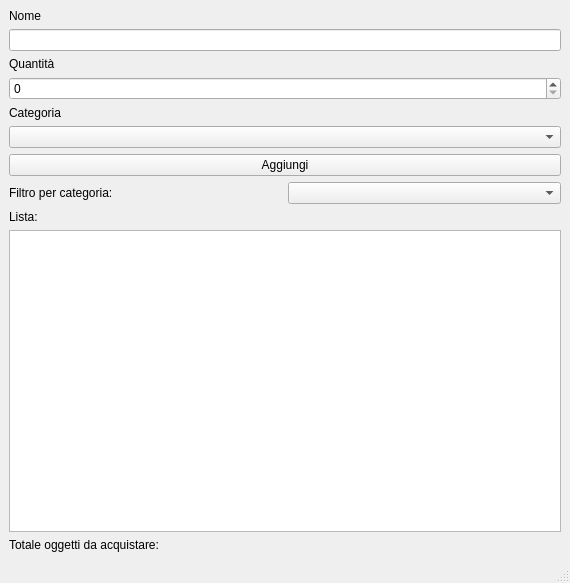
<?xml version="1.0" encoding="UTF-8"?>
<ui version="4.0">
 <class>MainWindow</class>
 <widget class="QMainWindow" name="MainWindow">
  <property name="geometry">
   <rect>
    <x>0</x>
    <y>0</y>
    <width>570</width>
    <height>583</height>
   </rect>
  </property>
  <property name="windowTitle">
   <string>MainWindow</string>
  </property>
  <widget class="QWidget" name="centralwidget">
   <layout class="QVBoxLayout" name="verticalLayout_7">
    <item>
     <layout class="QGridLayout" name="gridLayout">
      <item row="0" column="0">
       <layout class="QVBoxLayout" name="verticalLayout_6">
        <item>
         <layout class="QVBoxLayout" name="verticalLayout">
          <item>
           <widget class="QLabel" name="label">
            <property name="text">
             <string>Nome</string>
            </property>
           </widget>
          </item>
          <item>
           <widget class="QLineEdit" name="lineEditNome"/>
          </item>
         </layout>
        </item>
        <item>
         <layout class="QVBoxLayout" name="verticalLayout_2">
          <item>
           <widget class="QLabel" name="label_2">
            <property name="text">
             <string>Quantità</string>
            </property>
           </widget>
          </item>
          <item>
           <widget class="QSpinBox" name="spinQuantita"/>
          </item>
         </layout>
        </item>
        <item>
         <layout class="QVBoxLayout" name="verticalLayout_3">
          <item>
           <widget class="QLabel" name="label_3">
            <property name="text">
             <string>Categoria</string>
            </property>
           </widget>
          </item>
          <item>
           <widget class="QComboBox" name="comboCategoria"/>
          </item>
          <item>
           <layout class="QVBoxLayout" name="verticalLayout_4">
            <item>
             <widget class="QPushButton" name="btnAggiungi">
              <property name="text">
               <string>Aggiungi</string>
              </property>
             </widget>
            </item>
           </layout>
          </item>
         </layout>
        </item>
       </layout>
      </item>
     </layout>
    </item>
    <item>
     <layout class="QHBoxLayout" name="horizontalLayout_2">
      <item>
       <widget class="QLabel" name="label_4">
        <property name="text">
         <string>Filtro per categoria: </string>
        </property>
       </widget>
      </item>
      <item>
       <widget class="QComboBox" name="comboFiltroCategoria"/>
      </item>
     </layout>
    </item>
    <item>
     <layout class="QVBoxLayout" name="verticalLayout_5">
      <item>
       <widget class="QLabel" name="label_5">
        <property name="text">
         <string>Lista:</string>
        </property>
       </widget>
      </item>
      <item>
       <widget class="QListWidget" name="listOggetti"/>
      </item>
     </layout>
    </item>
    <item>
     <layout class="QHBoxLayout" name="horizontalLayout_3">
      <item>
       <widget class="QLabel" name="label_6">
        <property name="text">
         <string>Totale oggetti da acquistare:</string>
        </property>
       </widget>
      </item>
      <item>
       <widget class="QLabel" name="labelTotale">
        <property name="text">
         <string/>
        </property>
       </widget>
      </item>
     </layout>
    </item>
   </layout>
  </widget>
  <widget class="QMenuBar" name="menubar">
   <property name="geometry">
    <rect>
     <x>0</x>
     <y>0</y>
     <width>570</width>
     <height>26</height>
    </rect>
   </property>
  </widget>
  <widget class="QStatusBar" name="statusbar"/>
 </widget>
 <resources/>
 <connections/>
</ui>
